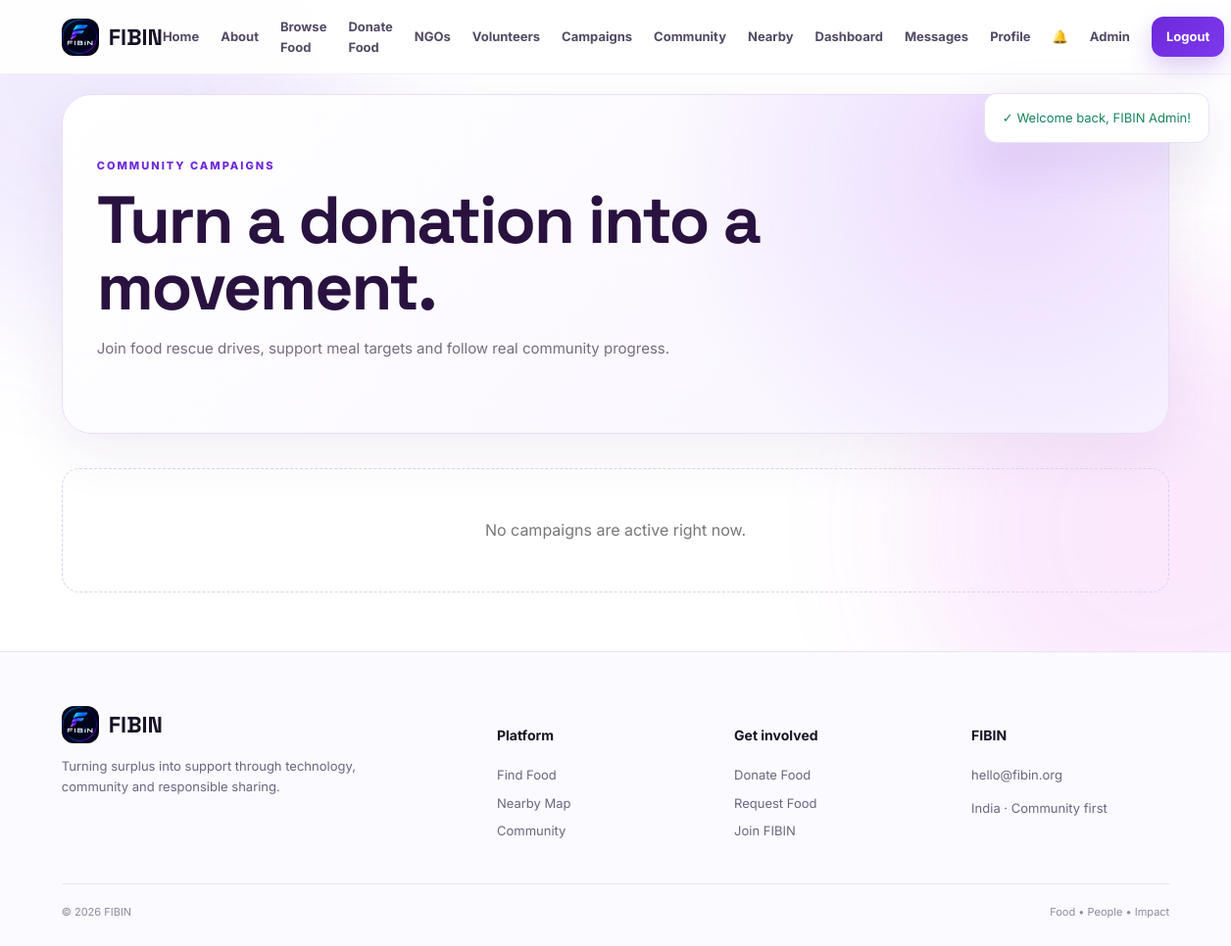
The app's page /campaigns.php (signed in), older data.
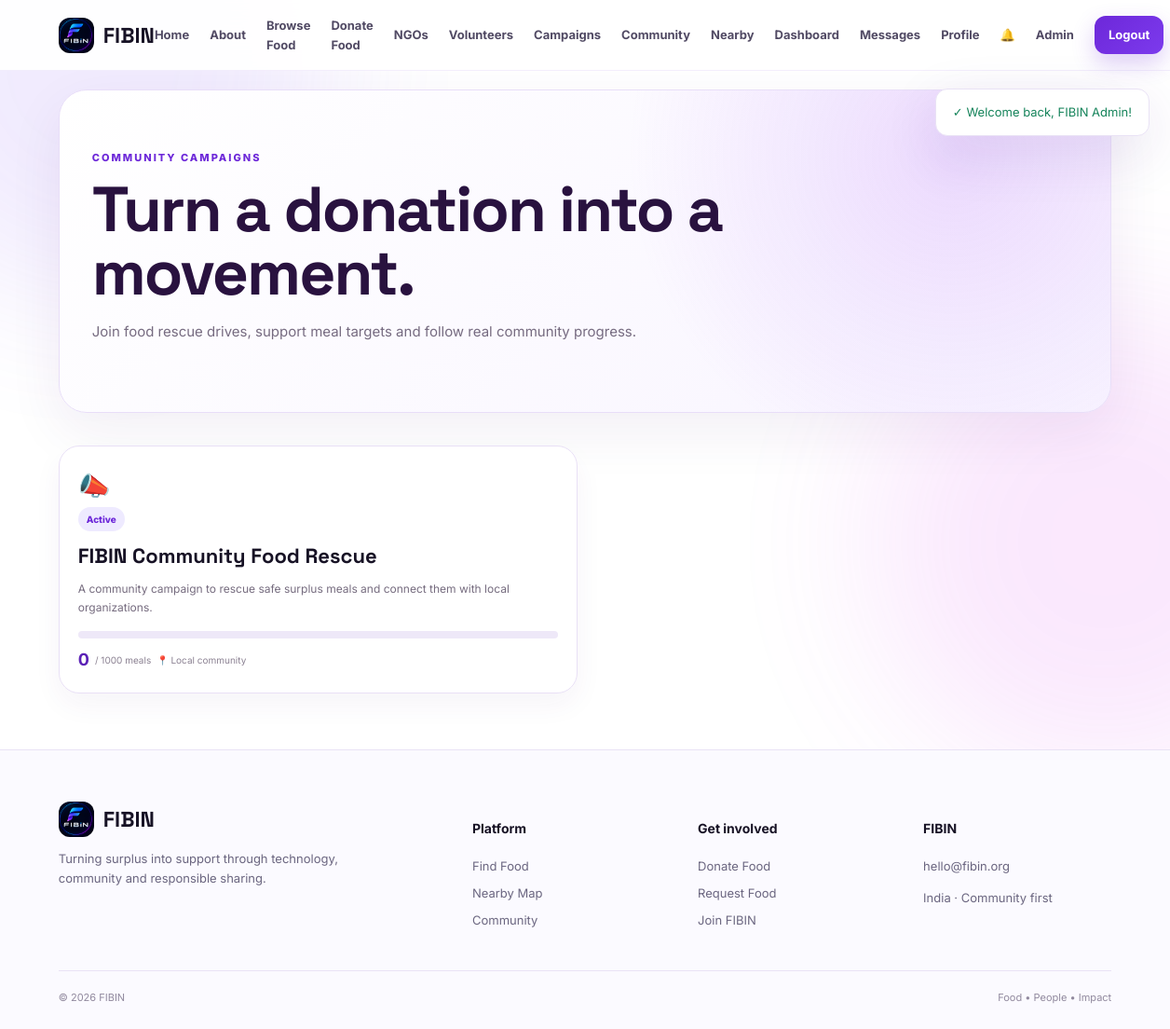
The same page, newer data.
### tables this page shows
CREATE TABLE IF NOT EXISTS campaigns (
 id INT AUTO_INCREMENT PRIMARY KEY, title VARCHAR(180) NOT NULL, description TEXT NULL, target_meals INT NOT NULL DEFAULT 0, raised_meals INT NOT NULL DEFAULT 0,
 location VARCHAR(180) NULL, start_date DATE NULL, end_date DATE NULL, status ENUM('draft','active','completed','paused') NOT NULL DEFAULT 'draft', created_by INT NULL,
 created_at TIMESTAMP DEFAULT CURRENT_TIMESTAMP, FOREIGN KEY(created_by) REFERENCES users(id) ON DELETE SET NULL
);

### config/config.php (called while the page is built, shortened)
<?php
function e($value){return htmlspecialchars((string)$value,ENT_QUOTES,'UTF-8');}
function is_logged_in(){return isset($_SESSION['user']);}
function user(){return $_SESSION['user']??null;}
function is_admin(){
    $u=user();
    return !empty($u) && (($u['role']??'')==='admin' || strtolower((string)($u['email']??''))==='admin@fibin.org');
}
function flash($key,$message=null){if($message!==null){$_SESSION['flash'][$key]=$message;return;} $msg=$_SESSION['flash'][$key]??null;unset($_SESSION['flash'][$key]);return $msg;}
function badge_class($status){return match($status){'approved','available','accepted','completed','online'=>'success','pending','away'=>'warning','rejected','cancelled','expired'=>'danger',default=>'info'};}

### campaigns.php (the view)
<?php $page_title='Campaigns'; require_once 'includes/header.php'; require_login(); $rows=$pdo->query("SELECT * FROM campaigns WHERE status IN ('active','completed') ORDER BY status='active' DESC, created_at DESC")->fetchAll(); ?>
<section class="page-hero"><span class="kicker">COMMUNITY CAMPAIGNS</span><h1>Turn a donation into a movement.</h1><p>Join food rescue drives, support meal targets and follow real community progress.</p></section><div class="campaign-public-grid"><?php foreach($rows as $c):$pct=$c['target_meals']?min(100,round($c['raised_meals']/$c['target_meals']*100)):0;?><article class="campaign-public-card"><div class="campaign-icon">📣</div><span class="badge <?=badge_class($c['status'])?>"><?=e($c['status'])?></span><h2><?=e($c['title'])?></h2><p><?=e($c['description'])?></p><div class="progress"><span style="width:<?=$pct?>%"></span></div><div class="campaign-numbers"><b><?=intval($c['raised_meals'])?></b><span>/ <?=intval($c['target_meals'])?> meals</span><span>📍 <?=e($c['location']?:'Community')?></span></div></article><?php endforeach;if(!$rows):?><div class="empty-state full">No campaigns are active right now.</div><?php endif;?></div>
<?php require_once 'includes/footer.php'; ?>

### includes/header.php (shortened to what this page needs)
<?php $root_prefix=$root_prefix??''; require_once __DIR__.'/../config/config.php'; ?>
<!DOCTYPE html><html lang="en"><head><meta charset="UTF-8"><meta name="viewport" content="width=device-width,initial-scale=1.0">
<link rel="stylesheet" href="<?=$root_prefix?>assets/css/style.css"><link rel="stylesheet" href="https://unpkg.com/leaflet@1.9.4/dist/leaflet.css">
</head><body><div class="site-glow glow-one"></div><div class="site-glow glow-two"></div>
<header class="navbar"><a class="brand" href="<?=$root_prefix?>index.php"><img src="<?=$root_prefix?>assets/images/fibin-logo.png" alt="FIBIN logo"><span>FIBIN</span></a><button class="menu-toggle" id="menuToggle">☰</button>
<nav class="nav-links" id="navLinks"><a href="<?=$root_prefix?>index.php">Home</a><a href="<?=$root_prefix?>about.php">About</a><a href="<?=$root_prefix?>food.php">Browse Food</a><a href="<?=$root_prefix?>donate.php">Donate Food</a><a href="<?=$root_prefix?>ngos.php">NGOs</a><a href="<?=$root_prefix?>volunteers.php">Volunteers</a><a href="<?=$root_prefix?>campaigns.php">Campaigns</a><a href="<?=$root_prefix?>community.php">Community</a><a href="<?=$root_prefix?>location.php">Nearby</a>
<?php if(is_logged_in()): ?><a href="<?=$root_prefix?>dashboard.php">Dashboard</a><a href="<?=$root_prefix?>messages.php">Messages</a><a href="<?=$root_prefix?>profile.php">Profile</a><a href="<?=$root_prefix?>notifications.php">🔔</a><?php if(is_admin()):?><a href="<?=$root_prefix?>admin/index.php">Admin</a><?php endif;?><a class="nav-cta" href="<?=$root_prefix?>logout.php">Logout</a><?php else:?><a href="<?=$root_prefix?>login.php">Login</a><a class="nav-cta" href="<?=$root_prefix?>register.php">Join FIBIN</a><?php endif;?></nav></header>
<main class="page-shell"><?php if($m=flash('success')):?><div class="alert success-alert">✓ <?=e($m)?></div><?php endif;?><?php if($m=flash('error')):?><div class="alert error-alert">⚠ <?=e($m)?></div><?php endif;?>

### includes/footer.php (shortened to what this page needs)
</main><footer class="footer"><div class="footer-grid"><div><a class="brand" href="<?=$root_prefix??''?>index.php"><img src="<?=$root_prefix??''?>assets/images/fibin-logo.png" alt="FIBIN"><span>FIBIN</span></a><p>Turning surplus into support through technology, community and responsible sharing.</p></div><div><h4>Platform</h4><a href="<?=$root_prefix??''?>food.php">Find Food</a><a href="<?=$root_prefix??''?>location.php">Nearby Map</a><a href="<?=$root_prefix??''?>community.php">Community</a></div><div><h4>Get involved</h4><a href="<?=$root_prefix??''?>donate.php">Donate Food</a><a href="<?=$root_prefix??''?>request.php">Request Food</a><a href="<?=$root_prefix??''?>register.php">Join FIBIN</a></div><div><h4>FIBIN</h4><p>hello@fibin.org</p><p>India · Community first</p></div></div><div class="footer-bottom"><span>© <?=date('Y')?> FIBIN</span><span>Food • People • Impact</span></div></footer>
<script src="https://unpkg.com/leaflet@1.9.4/dist/leaflet.js"></script><script src="<?=$root_prefix??''?>assets/js/app.js"></script></body></html>

### assets/css/style.css (style rules this page uses)
:root { --purple:#6d28d9;--purple2:#8b5cf6;--purple3:#a78bfa;--ink:#171225;--muted:#6b6680;--line:#e9e4f5;--soft:#f8f6ff;--white:#fff;--green:#16845b;--red:#c63c55;--amber:#a76a00;--shadow:0 18px 55px rgba(56,31,120,.12);--radius:20px }
* { box-sizing:border-box }
html { scroll-behavior:smooth }
body { margin:0;font-family:Inter,Arial,sans-serif;color:var(--ink);background:#fff;line-height:1.6 }
.site-glow { position:fixed;width:500px;height:500px;border-radius:50%;filter:blur(80px);opacity:.12;pointer-events:none;z-index:-1 }
.glow-one { background:#8b5cf6;top:-180px;left:-150px }
.glow-two { background:#d946ef;right:-180px;top:30% }
.navbar { height:76px;padding:0 5vw;display:flex;align-items:center;justify-content:space-between;position:sticky;top:0;z-index:50;background:rgba(255,255,255,.92);backdrop-filter:blur(18px);border-bottom:1px solid rgba(109,40,217,.08);transition:.25s }
.brand { display:flex;align-items:center;gap:10px;text-decoration:none;color:var(--ink);font:800 23px 'Space Grotesk' }
.brand img { width:38px;height:38px;object-fit:cover;border-radius:12px }
.nav-links { display:flex;align-items:center;gap:22px }
.nav-links a { color:#514a64;text-decoration:none;font-size:13px;font-weight:700 }
.nav-cta,.btn.primary { background:linear-gradient(135deg,var(--purple),#7c3aed);color:#fff!important;box-shadow:0 10px 25px rgba(109,40,217,.23) }
.nav-cta { padding:10px 15px;border-radius:12px }
.page-shell { max-width:1400px;margin:auto;padding:0 5vw }
.eyebrow,.kicker { font-size:11px;font-weight:800;letter-spacing:2px;color:var(--purple);text-transform:uppercase }
.badge { display:inline-flex;padding:5px 9px;border-radius:99px;font-size:10px;font-weight:800;text-transform:capitalize }
.badge.info { background:#eeeaff;color:var(--purple) }
.page-hero { padding:75px 0 30px }
.page-hero h1 { font:700 56px 'Space Grotesk';letter-spacing:-2px;margin:12px 0 }
.page-hero p { color:var(--muted) }
.alert { position:fixed;right:22px;top:95px;z-index:100;padding:14px 18px;border-radius:13px;border:1px solid var(--line);background:#fff;box-shadow:var(--shadow);font-size:13px }
.success-alert { color:var(--green) }
.footer { margin-top:60px;padding:55px 5vw 25px;border-top:1px solid var(--line);background:#fbfaff }
.footer-grid { max-width:1400px;margin:auto;display:grid;grid-template-columns:2fr 1fr 1fr 1fr;gap:40px }
.footer p { color:var(--muted);font-size:13px;max-width:360px }
.footer h4 { font-size:14px }
.footer-grid>div:not(:first-child) a { display:block;color:var(--muted);font-size:13px;margin:8px 0;text-decoration:none }
.footer-bottom { max-width:1400px;margin:35px auto 0;padding-top:20px;border-top:1px solid var(--line);display:flex;justify-content:space-between;color:#91899e;font-size:11px }
:root { --purple:#6d28d9;--purple2:#8b5cf6;--purple3:#a855f7;--violet:#4c1d95;--soft:#f7f3ff;--line:#e9e2f5;--shadow:0 18px 60px rgba(76,29,149,.12) }
.campaign-admin-grid,.campaign-public-grid { display:grid;grid-template-columns:repeat(2,1fr);gap:16px }
.campaign-admin-card,.campaign-public-card { background:#fff;border:1px solid #e9e0f6;border-radius:22px;padding:20px;box-shadow:0 12px 30px rgba(70,35,120,.05) }
.campaign-admin-card h3,.campaign-public-card h2 { font:700 22px 'Space Grotesk';margin:12px 0 7px }
.campaign-admin-card p,.campaign-public-card p { font-size:12px;color:#766c7f;line-height:1.65 }
.progress { height:8px;border-radius:999px;background:#eee8f8;overflow:hidden;margin:15px 0 9px }
.campaign-numbers { display:flex;gap:6px;align-items:center;flex-wrap:wrap;font-size:10px;color:#8b8192 }
.campaign-numbers b { font-size:18px;color:#5b21b6 }
.page-hero { padding:58px 35px;margin:20px 0 35px;border:1px solid #e8def8;border-radius:30px;background:radial-gradient(circle at 85% 20%,rgba(168,85,247,.18),transparent 35%),linear-gradient(135deg,#fff,#f8f4ff);box-shadow:0 20px 60px rgba(70,35,120,.07) }
.page-hero h1 { font:800 clamp(38px,6vw,68px)/1 'Space Grotesk';letter-spacing:-2px;color:#29123f;margin:10px 0 15px;max-width:850px }
.page-hero p { font-size:15px;line-height:1.8;color:#766b80;max-width:700px }
.campaign-icon { font-size:28px }
.campaign-public-card { min-height:240px }
.empty-state { padding:45px;text-align:center;border:1px dashed #d9d1ea;border-radius:18px;color:var(--muted) }
.empty-state.full { grid-column:1/-1 }
.empty-state { padding:50px;text-align:center;color:#777 }

Row changes from the older to the newer data that the page shows:
added campaigns: status "Active", title "FIBIN Community Food Rescue", description "A community campaign to rescue safe surplus meals and connect them with local organizations.", raised_meals "0", target_meals "1000", location "Local community"
Text that changed along with them:
text no longer shown: "No campaigns are active right now."
